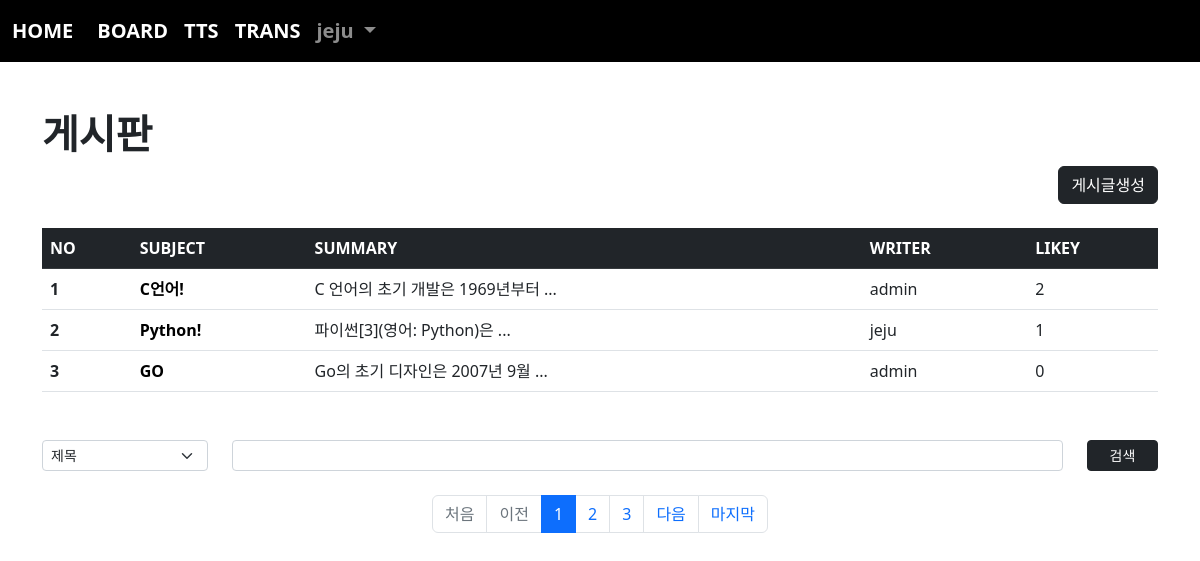
The page /board/index/ (signed in) on the database its author committed.
### acc/models.py (models this page shows, shortened)
class User(AbstractUser):
    pic = models.ImageField(upload_to="user/%y/%m")
    comment = models.TextField(blank=True)
    point = models.IntegerField(default=0)

### board/models.py (models this page shows, shortened)
class Board(models.Model):
    subject = models.CharField(max_length=100)
    writer = models.ForeignKey(User, on_delete=models.CASCADE, related_name="writer")
    content = models.TextField(blank=True)
    pubdate = models.DateTimeField()
    likey = models.ManyToManyField(User, blank=True, related_name="likey")
    def summary(self):
        if len(self.content) > 20:
            return f"{self.content[:20]} ..."
        return self.content

### board/views.py (the view)
# urls.py: path("index/", views.index, name="index"),
def index(request):
    kw = request.GET.get("kw", "")
    cate = request.GET.get("cate", "")
    pg = request.GET.get("page", 1)
    if kw:
        if cate == "sub":
            b = Board.objects.filter(subject__startswith=kw)
        elif cate == "wri":
            try:
                from acc.models import User
                u = User.objects.get(username=kw)
                b = Board.objects.filter(writer=u)
            except:
                b = Board.objects.none()
        elif cate == "con":
            b = Board.objects.filter(content__contains=kw)
        else:
            pass # 20일
            b = Board.objects.none()
    else:
        b = Board.objects.all()
    pag = Paginator(b, 3)
    obj = pag.get_page(pg)
    context = {
        "bset" : obj,
        "kw" : kw,
        "cate" : cate
    }
    return render(request, "board/index.html", context)

### templates/board/index.html (shortened to what this page needs)
{% extends 'base.html' %}
{% block con %}
    {% load mathfilters %}
    <h1><b>게시판</b></h1>
    <div class="text-end">
        <a href="{% url 'board:create' %}" class="btn btn-dark">게시글생성</a>
    </div>
    <table class="table table-hover mt-4">
        <thead>
            <tr class="table-dark">
                <th scope="col">NO</th>
                <th scope="col">SUBJECT</th>
                <th scope="col">SUMMARY</th>
                <th scope="col">WRITER</th>
                <th scope="col">LIKEY</th>
            </tr>
        </thead>
        <tbody>
            {% if bset %}
                {% for i in bset %}
                    <tr>
                        <th scope="row">{{ bset.start_index|add:forloop.counter0 }}</th>
                        <td><a class="sub" href="{% url 'board:detail' i.id %}">{{ i.subject }}</a></td>
                        <td>{{ i.summary }}</td>
                        <td>{{ i.writer }}</td>
                        <td>{{ i.likey.count }}</td>
                    </tr>
                {% endfor %}
            {% endif %}
        </tbody>
    </table>
    <form>
        <div class="row mt-5">
            <div class="col-sm-2">
                <select name="cate" class="form-select form-select-sm">
                    <option value="sub" {% if cate == "sub" %} selected {% endif %}>제목</option>
                </select>
            </div>
            <div class="col-sm-9">
                <input type="text" name="kw" value="{{kw}}" class="form-control form-control-sm">
            </div>
            <div class="col-sm-1">
                <button class="btn btn-dark btn-sm" style="width:100%">검색</button>
            </div>
        </div>
    </form>
    <nav aria-label="Page navigation example" class="mt-4">
        <ul class="pagination justify-content-center">
            {% if bset.has_previous %}
                <li class="page-item"><a href="{% url 'board:index' %}?page=1&cate={{cate}}&kw={{kw}}" class="page-link">처음</a></li>
                <li class="page-item"><a href="{% url 'board:index' %}?page={{bset.previous_page_number}}&cate={{cate}}&kw={{kw}}" class="page-link">이전</a></li>
            {% else %}
                <li class="page-item disabled"><a class="page-link">처음</a></li>
                <li class="page-item disabled"><a class="page-link">이전</a></li>
            {% endif %}
            {% for i in bset.paginator.page_range %}
                {% if bset.number|add:5 >= i and i >= bset.number|sub:4 %}
                    <li class="page-item {% if bset.number == i %} active {% endif %}"><a class="page-link" href="{% url 'board:index' %}?page={{i}}&cate={{cate}}&kw={{kw}}">{{i}}</a></li>
                {% endif %}
            {% endfor %}
            {% if bset.has_next %}
                <li class="page-item"><a href="{% url 'board:index' %}?page={{ bset.next_page_number }}&cate={{cate}}&kw={{kw}}" class="page-link">다음</a></li>
                <li class="page-item"><a href="{% url 'board:index' %}?page={{bset.paginator.num_pages}}&cate={{cate}}&kw={{kw}}" class="page-link">마지막</a></li>
            {% else %}
                <li class="page-item disabled"><a class="page-link">다음</a></li>
                <li class="page-item disabled"><a class="page-link">마지막</a></li>
            {% endif %}
        </ul>
    </nav>
{% endblock %}

### templates/base.html (shortened to what this page needs)
<!doctype html>
<html lang="en">
    <head>
        <link href="https://cdn.jsdelivr.net/npm/bootstrap@5.2.0-beta1/dist/css/bootstrap.min.css" rel="stylesheet">
    </head>
    <body>
        {% if user.is_authenticated %}
            <nav class="navbar navbar-expand-lg navbar-dark" style="background-color: rgb(0, 0, 0); font-weight: bold; font-size: 20px;">
                <div class="container-fluid">
                    <a class="navbar-brand" href="{% url 'acc:index' %}">HOME</a>
                    <div class="collapse navbar-collapse" id="navbarSupportedContent">
                        <ul class="navbar-nav me-auto mb-2 mb-lg-0">
                            <li class="nav-item">
                                <a class="nav-link active" aria-current="page" href="{% url 'board:index' %}">BOARD</a>
                            </li>
                            <li class="nav-item">
                                <a class="nav-link active" aria-current="page" href="{% url 'tts:index' %}">TTS</a>
                            </li>
                            <li class="nav-item">
                                <a class="nav-link active" aria-current="page" href="{% url 'trans:index' %}">TRANS</a>
                            </li>
                            <li class="nav-item dropdown">
                                <a class="nav-link dropdown-toggle" href="#" id="navbarDropdown" role="button" data-bs-toggle="dropdown" aria-expanded="false">
                                    {{ user }}
                                </a>
                            </li>
                        </ul>
                    </div>
                </div>
            </nav>
        {% endif %}
        <div class="container mt-5 mb-5">
            {% if user.is_authenticated %}
                {% block con %}{% endblock %}
            {% endif %}
        </div>
    </body>
</html>

### templates/board/index.html (style rules this page uses)
.sub { text-decoration: none; color:black; font-weight: bold; }

### rows shown on the page
User: username "jeju"
Board: start_index|add "1", subject "C언어!", summary "C 언어의 초기 개발은 1969년부터 ...", writer "admin", likey.count "2"
Board: start_index|add "2", subject "Python!", summary "파이썬[3](영어: Python)은 ...", writer "jeju", likey.count "1"
Board: start_index|add "3", subject "GO", summary "Go의 초기 디자인은 2007년 9월 ...", writer "admin", likey.count "0"

### other values the page prints
{{ i }} "1" "2" "3"
